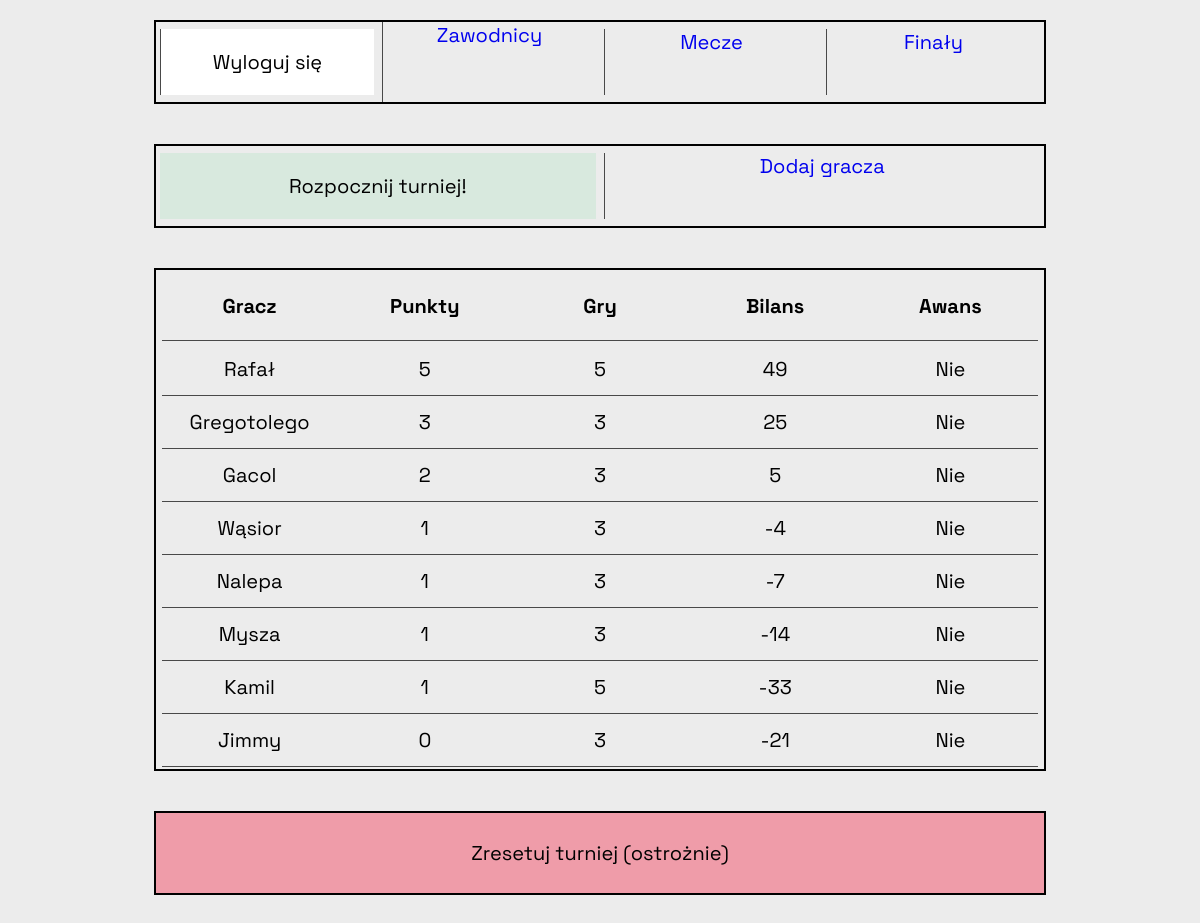
The app's page / (signed in) with its own data.
### table/models.py (models this page shows, shortened)
class Player(models.Model):
    name = models.CharField(max_length=50)
    points = models.SmallIntegerField(default=0)
    games = models.SmallIntegerField(default=0)
    qualified = models.BooleanField(default=False)
    point_balance = models.IntegerField(default=0)

### table/views.py (the view)
# urls.py: path('', views.index, name='index'),
def index(request):
    players = Player.objects.order_by('-points', '-point_balance')
    return render(request, 'table/index.html', context={'players': players})

### table/templates/table/index.html (shortened to what this page needs)
{% extends "table/base.html" %}
{% block content %}
  <div class="navbar">
    <div class='nav-element first bckgr'>
      <form action="{% url "table:start_tournament" %}" method="POST" class='pelne'>
        <button type="submit" class='green'>Rozpocznij turniej!</button>
      </form>
    </div>
    <div class='nav-element bckgr'>
      <a href="{% url "table:add_player" %}" class='pelne'>Dodaj gracza</a>
    </div>
  </div>
  <div class="navbar">
    <table class="players-table">
      <thead>
        <tr>
          <th>Gracz</th>
          <th>Punkty</th>
          <th>Gry</th>
          <th>Bilans</th>
          <th>Awans</th>
        </tr>
      </thead>
      <tbody>
        {% for player in players %}
        <tr class='player-tab'>
          <td>{{ player.name }}</td>
          <td>{{ player.points }}</td>
          <td>{{ player.games }}</td>
          <td>{{ player.point_balance }}</td>
          {% if player.qualified  == False %}
          <td>Nie</td>
          {% else %}
          <td>Tak</td>
          {% endif %}
        </tr>
        {% endfor %}
      </tbody>
    </table>
  </div>
  <div class="navbar red">
    <form action="{% url "table:reset_tournament" %}" method="POST" class='pelne'>
        <button type='submit' class='red pelne'>Zresetuj turniej (ostrożnie)</button>
    </form>
  </div>
{% endblock content %}

### table/static/table/css/styles.css (style rules this page uses)
body { display: flex; flex-direction: column; align-items: center; justify-content: center; font-family: 'Space Grotesk', 'Space Mono', Arial, Helvetica, sans-serif; font-size: 20px; margin-top: 20px; background-color: rgb(236, 236, 236); }
button { font-family: 'Space Grotesk', 'Space Mono', Arial, Helvetica, sans-serif; background-color: rgb(255, 255, 255); border: none; font-size:20px; display: inline-flex; align-items: center; justify-content: center; height: 66px; width: 100%; }
a { text-decoration: none; font-size: 20px; text-align: justify; height: 66px; min-width: 188px; }
.navbar { display: flex; align-items: center; justify-content: center; gap: 8px; width: 100%; max-width: 880px; min-height: 80px; border: 2px solid black; padding-left: 4px; padding-right: 4px; margin-bottom: 40px; }
.nav-element { height: 66px; width: 25%; min-width: 200px; flex:1; border-left: 1px solid rgb(73, 73, 73); text-align: center; justify-content: center; align-items: center; }
.first { border: none; }
table { width: 100%; max-width: 880px; min-height: 80px; }
tr { display: flex; flex: 1; align-items: center; justify-content: center; border-bottom: 1px solid rgb(73, 73, 73); padding-top: 12px; padding-bottom: 12px; }
th { width: 25%; margin-top: 8px; margin-bottom: 8px; }
.player-tab { display: flex; align-items: center; justify-content: center; }
td { width: 25%; text-align: center; }
.green { background-color: rgb(216, 233, 222); }
.red { background-color: rgb(239, 156, 169); }
.pelne { width: 100%; height: 100%; min-height: 80px; }

### records on screen
Player: name "Rafał", points "5", games "5", point_balance "49", qualified "Nie"
Player: name "Gregotolego", points "3", games "3", point_balance "25", qualified "Nie"
Player: name "Gacol", points "2", games "3", point_balance "5", qualified "Nie"
Player: name "Wąsior", points "1", games "3", point_balance "-4", qualified "Nie"
Player: name "Nalepa", points "1", games "3", point_balance "-7", qualified "Nie"
Player: name "Mysza", points "1", games "3", point_balance "-14", qualified "Nie"
Player: name "Kamil", points "1", games "5", point_balance "-33", qualified "Nie"
Player: name "Jimmy", points "0", games "3", point_balance "-21", qualified "Nie"
